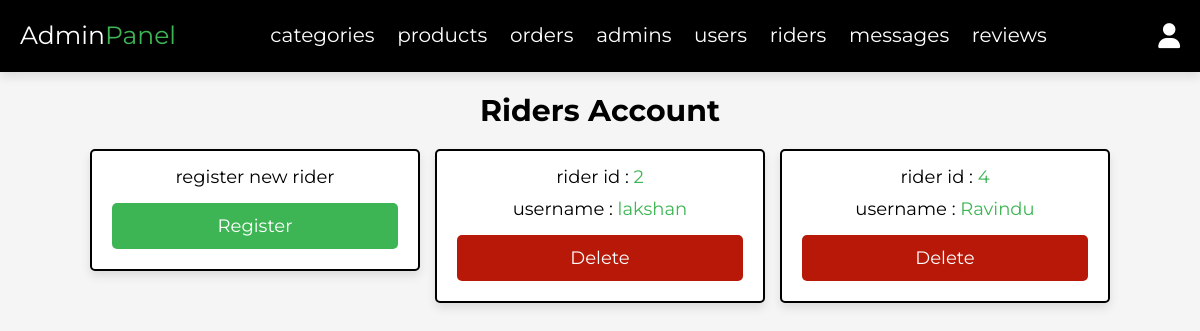
/Neluma/admin/rider_accounts.php (signed in), run on the app's committed database.
### tables this page shows
CREATE TABLE IF NOT EXISTS `rider` (
  `id` int NOT NULL AUTO_INCREMENT,
  `name` varchar(60) NOT NULL,
  `password` varchar(60) NOT NULL,
  PRIMARY KEY (`id`)
);

### Neluma/admin/rider_accounts.php (the view, shortened to what this page needs)
<?php
include '../components/connect.php';
?>
<!DOCTYPE html>
<html lang="en">
<head>
   <link rel="stylesheet" href="https://cdnjs.cloudflare.com/ajax/libs/font-awesome/6.1.1/css/all.min.css">
   <link rel="stylesheet" href="../css/admin_style.css">
</head>
<body>
<?php include '../components/admin_header.php' ?>
<section class="accounts">
   <h1 class="heading">riders account</h1>
   <div class="box-container">
   <div class="box">
      <p>register new rider</p>
      <a href="../rider/register_rider.php" class="option-btn">register</a>
   </div>
   <?php
      $select_account = $conn->prepare("SELECT * FROM `rider`");
      $select_account->execute();
      if($select_account->rowCount() > 0){
         while($fetch_accounts = $select_account->fetch(PDO::FETCH_ASSOC)){
   ?>
   <div class="box">
      <p> rider id : <span><?= $fetch_accounts['id']; ?></span> </p>
      <p> username : <span><?= $fetch_accounts['name']; ?></span> </p>
      <div class="flex-btn">
         <a href="rider_accounts.php?delete=<?= $fetch_accounts['id']; ?>" class="delete-btn" onclick="return confirm('delete this account?');">delete</a>
      </div>
   </div>
   <?php
      }
   }else{
      echo '<p class="empty">no accounts available</p>';
   }
   ?>
   </div>
</section>
</body>
</html>

### Neluma/css/admin_style.css (style rules this page uses)
:root { --main-color:#3EB554; --red:#b81807; --orange:#f39c12; --black:#000000; --white:#fff; --light-bg:#f5f5f5; --light-color:#999; --border:.2rem solid var(--black); --box-shadow:0 .5rem 1rem rgba(0,0,0,.1); }
* { font-family: 'Montserrat', sans-serif; margin:0; padding:0; box-sizing: border-box; text-decoration: none; outline: none; border:none; }
html { font-size: 62.5%; overflow-x: hidden; }
body { background-color: var(--light-bg); }
section { max-width: 1200px; margin:0 auto; padding:2rem; }
.btn, .delete-btn, .option-btn { display: block; margin-top: 1rem; border-radius: .5rem; cursor: pointer; width: 100%; font-size: 1.8rem; color:var(--white); padding:1.2rem 3rem; text-transform: capitalize; text-align: center; }
.delete-btn { background-color: var(--red); }
.option-btn { background-color: var(--main-color); }
.flex-btn { display: flex; gap:1rem; }
.heading { text-align: center; margin-bottom: 2rem; text-transform: capitalize; color:var(--black); font-size: 3rem; }
.accounts .box-container { display: grid; grid-template-columns: repeat(auto-fit, 33rem); gap:1.5rem; justify-content: center; align-items: flex-start; }
.accounts .box-container .box { background-color: var(--white); border-radius: .5rem; box-shadow: var(--box-shadow); border:var(--border); padding:2rem; padding-top: 1rem; text-align: center; }
.accounts .box-container .box p { padding: .5rem 0; font-size: 1.8rem; color:var(--black); }
.accounts .box-container .box p span { color:var(--main-color); }

### data on the page
rider: id "2", name "lakshan"
rider: id "4", name "Ravindu"
